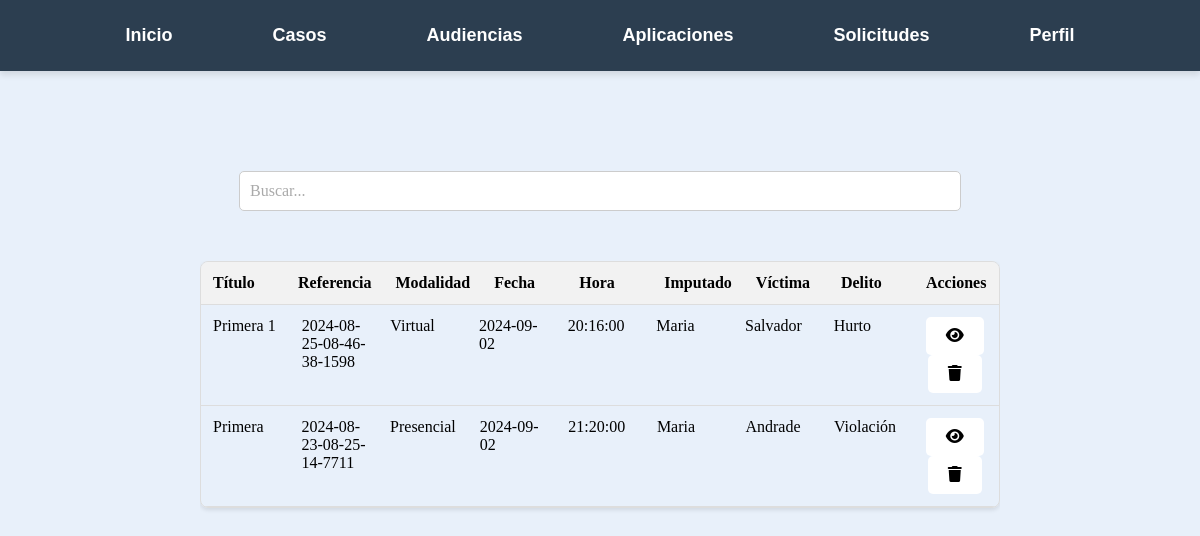
Before: /Audiencias/Buscar_Audiencias.php (signed in) with the older database file.
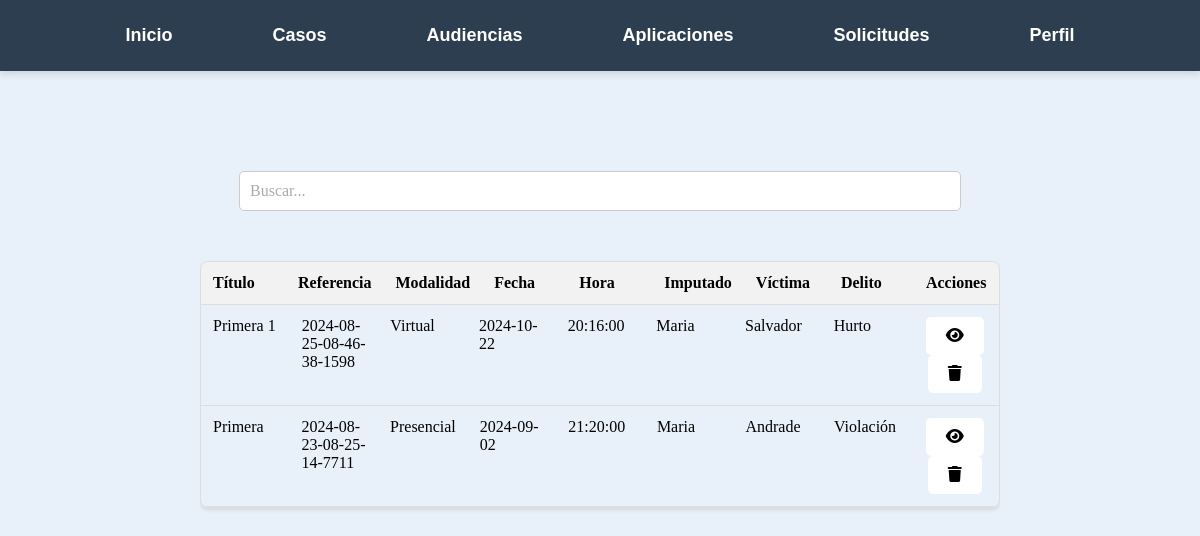
After: the same page with the newer database file.
### tables this page shows
CREATE TABLE `audiencias` (
  `id` int(11) NOT NULL,
  `titulo` varchar(255) NOT NULL,
  `caso` varchar(50) NOT NULL,
  `modalidad` varchar(50) NOT NULL,
  `fecha` date NOT NULL,
  `hora` time NOT NULL,
  `imputado` varchar(255) NOT NULL,
  `victima` varchar(255) NOT NULL,
  `delito` varchar(50) NOT NULL,
  `descripcion` text DEFAULT NULL,
  `juzgado` varchar(50) NOT NULL,
  `abogado` varchar(50) NOT NULL,
  `fiscal` varchar(50) NOT NULL,
  `sala` varchar(50) NOT NULL,
  `juez_suplente` varchar(50) NOT NULL
);

### Audiencias/Buscar_Audiencias.php (the view, shortened to what this page needs)
<?php
$servername = "localhost";
$username = "root";
$password = "";
$dbname = "legalcc";
$conn = new mysqli($servername, $username, $password, $dbname);
$user_id = $_SESSION['user_id'];
$sql = "SELECT tipo FROM usuarios WHERE id = ?";
$stmt = $conn->prepare($sql);
$stmt->bind_param("i", $user_id);
$stmt->execute();
$stmt->bind_result($tipo_usuario);
?>
<!DOCTYPE html>
<html>
<head>
    <link rel="stylesheet" href="https://cdnjs.cloudflare.com/ajax/libs/font-awesome/6.0.0-beta3/css/all.min.css">
</head>
<body>
<nav>
        <ul>
            <li><a href="/Pagina_principal.php">Inicio</a></li>
            <li>
                <a href="/Casos/Buscar_Casos.php">Casos</a>
            </li>
            <li><a href="/Audiencias/Buscar_Audiencias.php">Audiencias</a></li>
            <li><a href="apps.php">Aplicaciones</a></li>
            <?php if ($tipo_usuario === 'juez'): ?>
            <li><a href="/Audiencias/ver_solicitudes.php">Solicitudes</a></li>
            <?php endif; ?>
            <li>
                <a href="/formularios/Perfil.php">Perfil</a>
            </li>
        </ul>
    </nav>
<div class="table-container2">
<input type="text" id="searchInput" placeholder="Buscar...">
</div>
<div class="table-container">
  <div class="custom-table">
        <div class="table-header">
            <div class="table-cell">Título</div>
            <div class="table-cell">Referencia</div>
            <div class="table-cell">Modalidad</div>
            <div class="table-cell">Fecha</div>
            <div class="table-cell">Hora</div>
            <div class="table-cell">Imputado</div>
            <div class="table-cell">Víctima</div>
            <div class="table-cell">Delito</div>
            <div class="table-cell">Acciones</div>
        </div>
        <?php
    $servername = "localhost";
    $username = "root";
    $password = "";
    $database = "legalcc";
    $conn = new mysqli($servername, $username, $password, $database);
$sql = "SELECT * FROM audiencias ORDER BY fecha DESC";
    $result = $conn->query($sql);
    if ($result->num_rows > 0) {
        echo "<div class='table'>";
        while($row = $result->fetch_assoc()) {
            echo "<div class='table-row'>";
            echo "<div class='table-cell'>" . $row["titulo"] . "</div>";
            echo "<div class='table-cell'>" . $row["caso"] . "</div>";
            echo "<div class='table-cell'>" . $row["modalidad"] . "</div>";
            echo "<div class='table-cell'>" . $row["fecha"] . "</div>";
            echo "<div class='table-cell'>" . $row["hora"] . "</div>";
            echo "<div class='table-cell'>" . $row["imputado"] . "</div>";
            echo "<div class='table-cell'>" . $row["victima"] . "</div>";
            echo "<div class='table-cell'>" . $row["delito"] . "</div>";
            echo "<div class='table-cell'>";
            echo "<center><a class='edit-button' href='ver_audiencia.php?id=" . $row["id"] . "'><i class='fa fa-eye'></i></a></center>";
            if ($tipo_usuario === 'juez') {
                echo "<center><a class='edit-button' href='#' onclick='eliminar(" . $row["id"] . ")'><i class='fa fa-trash'></i></a></center>";
            }
            echo "</div>";
            echo "</div>";
        }
        echo "</div>";
    } else {
        echo "<center>No hay audiencias registradas.</center>";
    }
    ?>
    </div>
</div>
</body>
</html>

Changed rows visible on the page:
changed audiencias "Primera 1": fecha "2024-09-02" → "2024-10-22"
